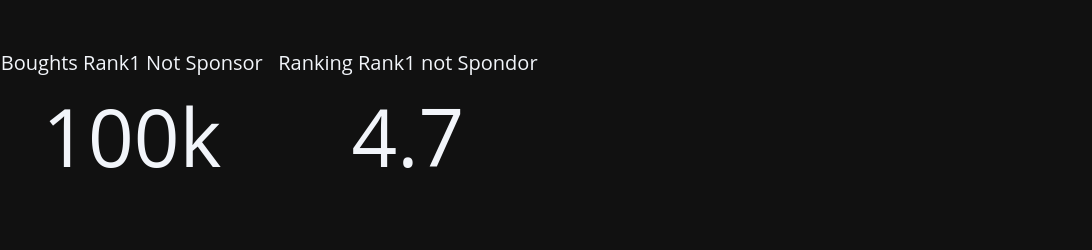

The code cell stored with this chart in its notebook:
### Code cell
from plotly.subplots import make_subplots
import plotly.graph_objects as go
top_title_no_sponsored = top_sponsored_false.loc[top_sponsored_false["bought_last_month"].idxmax()]

fig = make_subplots(
    rows=1,
    cols=4,
    specs=[[{"type": "indicator"}] * 4]
)

# Tarjeta 1
fig.add_trace(
    go.Indicator(
        mode="number",
        value=top_title_no_sponsored['bought_last_month'],
        title={"text": "Compras último mes — no patrocinado"},
    ),
    row=1, col=1
)

# Tarjeta 2
fig.add_trace(
    go.Indicator(
        mode="number",
        value=top_title_no_sponsored['rating_f'],
        title={"text": "Calificación — no patrocinado"},
    ),
    row=1, col=2
)

fig.update_layout(
    width=1200,
    height=250,
    margin=dict(l=20, r=20, t=40, b=20)
)

fig.show()

### Figure 1 — Plotly figure (JSON) as saved in the notebook; plotly's stock layout.template omitted (floating-point values rounded to 4 significant figures)
{"data": [{"mode": "number", "title": {"text": "Boughts Rank1 Not Sponsor"}, "value": 100000.0, "type": "indicator", "domain": {"x": [0.0, 0.2125], "y": [0.0, 1.0]}}, {"mode": "number", "title": {"text": "Ranking Rank1 not Spondor"}, "value": 4.7, "type": "indicator", "domain": {"x": [0.2625, 0.475], "y": [0.0, 1.0]}}], "layout": {"margin": {"l": 20, "r": 20, "t": 40, "b": 20}, "width": 1200, "height": 250}}
